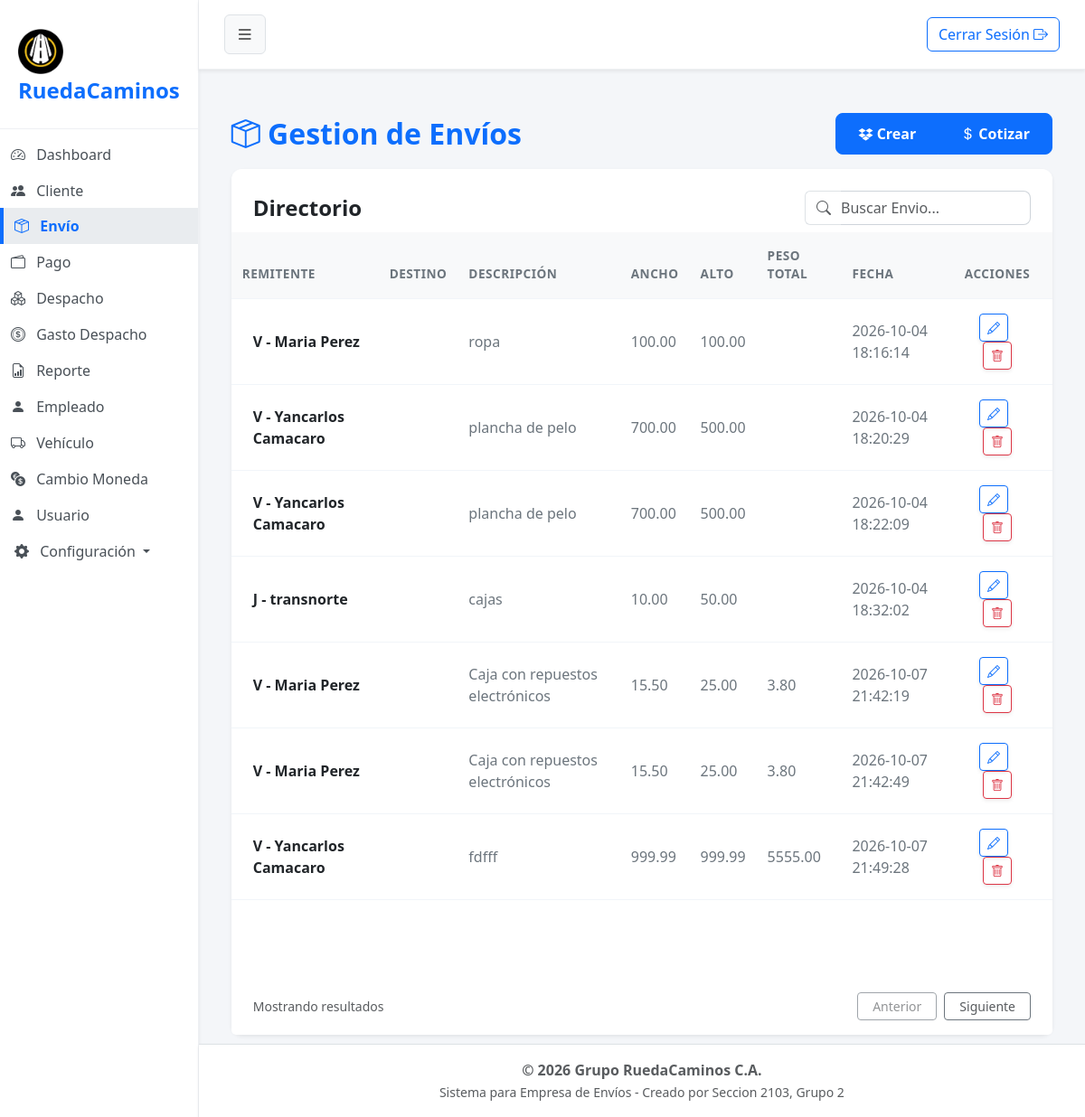
The page /?url=envio (signed in) on the database its author committed.
### tables this page shows
CREATE TABLE `participante_envio` (
  `cod_cliente` int(10) NOT NULL,
  `cod_envio` int(11) NOT NULL,
  `rol_cliente` varchar(15) NOT NULL
);

CREATE TABLE `cliente` (
  `cod_cliente` int(10) NOT NULL,
  `doc_identidad` int(10) NOT NULL COMMENT 'puede ser el rif,cedula,etc',
  `razon_social` varchar(30) NOT NULL,
  `apellido` varchar(20) DEFAULT NULL,
  `telefono` varchar(11) NOT NULL,
  `email` varchar(80) DEFAULT NULL,
  `tipo_documento` varchar(1) NOT NULL COMMENT 'v=venezolano,j=juridico, e=extranjero, g=gubernamental',
  `estado` tinyint(1) NOT NULL
);

CREATE TABLE `envio` (
  `cod_envio` int(11) NOT NULL,
  `fecha` datetime NOT NULL,
  `monto_total` decimal(8,2) NOT NULL,
  `estado` tinyint(1) NOT NULL,
  `cod_despacho` int(11) DEFAULT NULL,
  `peso_total` decimal(6,2) DEFAULT NULL,
  `anchura` decimal(5,2) NOT NULL,
  `altura` decimal(5,2) NOT NULL,
  `descrip_contenido` varchar(50) NOT NULL,
  `distancia_total` float(7,2) DEFAULT NULL,
  `cod_unidadmedida` int(1) DEFAULT NULL,
  `cod_preciokilometraje` int(11) DEFAULT NULL,
  `estatus_fragil` tinyint(1) NOT NULL
);

### app/controller/envioController.php (called while the page is built, shortened)
<?php
$envio = new Envio();
$registros = $envio->obt_RegistrosEnvio();
include 'app/view/layout/header.php';
include 'app/view/envio/envioView.php';
include 'app/view/layout/footer.php';

### index.php (called while the page is built, shortened)
<?php
    $frontController = new FrontController();
?>

### app/config/Conexion.php (called while the page is built, shortened)
<?php
abstract class Conexion
{
    public $host = "localhost";
    public $namedb = "grupo_ruedacaminos";
    public $userdb = "root";
    public $passwd = "";
    public function __construct()
    {
        $this->conexion = $this->getConnection();
    }
    public function getConnection(): PDO
    {
        try {
            $dsn = "mysql:host=" . $this->host . ";dbname=" . $this->namedb . ";charset=utf8";
            $conexion = new PDO($dsn, $this->userdb, $this->passwd);
            $conexion->setAttribute(PDO::ATTR_ERRMODE, PDO::ERRMODE_EXCEPTION);
        } catch (PDOException $error) {
            die('No se pudo conectar a la base de datos, error:' . $error->getMessage());
        }
        return $conexion;
    }
}

### app/model/Envio.php (called while the page is built, shortened)
<?php
class Envio extends Conexion
{
    public function obt_RegistrosEnvio()
    {
        try {
            $sentencia = "SELECT participante_envio.*, cliente.*, envio.*
            FROM participante_envio
            INNER JOIN cliente
            ON participante_envio.cod_cliente= cliente.cod_cliente
            INNER JOIN envio
    		ON participante_envio.cod_envio = envio.cod_envio
            WHERE cliente.estado=1 and envio.estado=1 and participante_envio.rol_cliente='Remitente';";
            $select = $this->conexion->prepare($sentencia);
            $select->execute();
            return $select->fetchAll(\PDO::FETCH_ASSOC);
        } catch (\PDOException $e) {
            return [];
        }
    }
}

### app/view/envio/componentes/tabla.php (shortened to what this page needs)
<div class="card-body p-0">
    <div class="table-responsive">
        <table class="table table-hover align-middle mb-0">
            <thead class="table-light table-header-custom">
                <tr>
                    <th>REMITENTE</th>
                    <th>DESTINO</th>
                    <th>DESCRIPCIÓN</th>
                    <th>ANCHO</th>
                    <th>ALTO</th>
                    <th>PESO TOTAL</th>
                    <th>FECHA</th>
                    <?php if ($_SESSION['usuario']['rol'] == '6'): ?>
                    <th class="pe-4 text-center">ACCIONES</th>
                    <?php endif;?>
                </tr>
            </thead>
            <tbody>
                <?php foreach ($registros as $dato): ?>
                    <tr class="align-middle">
                        <td class="ps-4 fw-semibold text-dark py-3">
                            <?= $dato['tipo_documento'] . " - " . $dato['razon_social'] . " " . $dato['apellido']; ?>
                        </td>
                        <td>
                        </td>
                        <td class="text-secondary py-3"><?= $dato['descrip_contenido']; ?></td>
                        <td class="text-secondary py-3"><?= $dato['anchura']; ?></td>
                        <td class="text-secondary py-3"><?= $dato['altura']; ?></td>
                        <td class="text-secondary fw-medium py-3"><?= $dato['peso_total']; ?></td>
                        <td class="text-secondary py-3">
                            <?= $dato['fecha']; ?>
                        </td>
                        <?php if ($_SESSION['usuario']['rol'] == '6'): ?>
                        <td class="pe-4 text-center py-3">
                            <a href="#" class="btn btn-sm btn-outline-primary me-2 shadow-sm" title="Modificar"
                                data-bs-toggle="modal" data-bs-target="#carouselEnvio">
                                <i class="bi bi-pencil"></i>
                            </a>
                            <a href="?url=envio&type=delete&id=<?
                                                                ?>"
                                class="btn btn-sm btn-outline-danger shadow-sm"
                                title="Eliminar"
                                onclick="return confirm('¿Está seguro de eliminar este envío?');">
                                <i class="bi bi-trash"></i>
                            </a>
                        </td>
                        <?php endif;?>
                    </tr>
                <?php endforeach; ?>
            </tbody>
        </table>
    </div>
</div>

### assets/css/styles.css (style rules this page uses)
body { background-color: #f4f6f9; font-family: "Segoe UI", Tahoma, Geneva, Verdana, sans-serif; overflow-x: hidden; }
.table> :not(caption)>*>* { padding: 1rem 0.75rem; border-bottom-color: #f1f5f9; }
.table-header-custom th { color: #6c757d; font-weight: 600; font-size: 0.85rem; letter-spacing: 0.5px; }

### rows shown on the page
participante_envio: cod_cliente.tipo_documento "V", cod_cliente.razon_social "Maria", cod_cliente.apellido "Perez", cod_envio.descrip_contenido "ropa", cod_envio.anchura "100.00", cod_envio.altura "100.00", cod_envio.fecha "2026-10-04 18:16:14"
participante_envio: cod_cliente.tipo_documento "V", cod_cliente.razon_social "Yancarlos", cod_cliente.apellido "Camacaro", cod_envio.descrip_contenido "plancha de pelo", cod_envio.anchura "700.00", cod_envio.altura "500.00", cod_envio.fecha "2026-10-04 18:20:29"
participante_envio: cod_cliente.tipo_documento "V", cod_cliente.razon_social "Yancarlos", cod_cliente.apellido "Camacaro", cod_envio.descrip_contenido "plancha de pelo", cod_envio.anchura "700.00", cod_envio.altura "500.00", cod_envio.fecha "2026-10-04 18:22:09"
participante_envio: cod_cliente.tipo_documento "J", cod_cliente.razon_social "transnorte", cod_envio.descrip_contenido "cajas", cod_envio.anchura "10.00", cod_envio.altura "50.00", cod_envio.fecha "2026-10-04 18:32:02"
participante_envio: cod_cliente.tipo_documento "V", cod_cliente.razon_social "Maria", cod_cliente.apellido "Perez", cod_envio.descrip_contenido "Caja con repuestos electrónicos", cod_envio.anchura "15.50", cod_envio.altura "25.00", cod_envio.peso_total "3.80", cod_envio.fecha "2026-10-07 21:42:19"
participante_envio: cod_cliente.tipo_documento "V", cod_cliente.razon_social "Maria", cod_cliente.apellido "Perez", cod_envio.descrip_contenido "Caja con repuestos electrónicos", cod_envio.anchura "15.50", cod_envio.altura "25.00", cod_envio.peso_total "3.80", cod_envio.fecha "2026-10-07 21:42:49"
participante_envio: cod_cliente.tipo_documento "V", cod_cliente.razon_social "Yancarlos", cod_cliente.apellido "Camacaro", cod_envio.descrip_contenido "fdfff", cod_envio.anchura "999.99", cod_envio.altura "999.99", cod_envio.peso_total "5555.00", cod_envio.fecha "2026-10-07 21:49:28"
